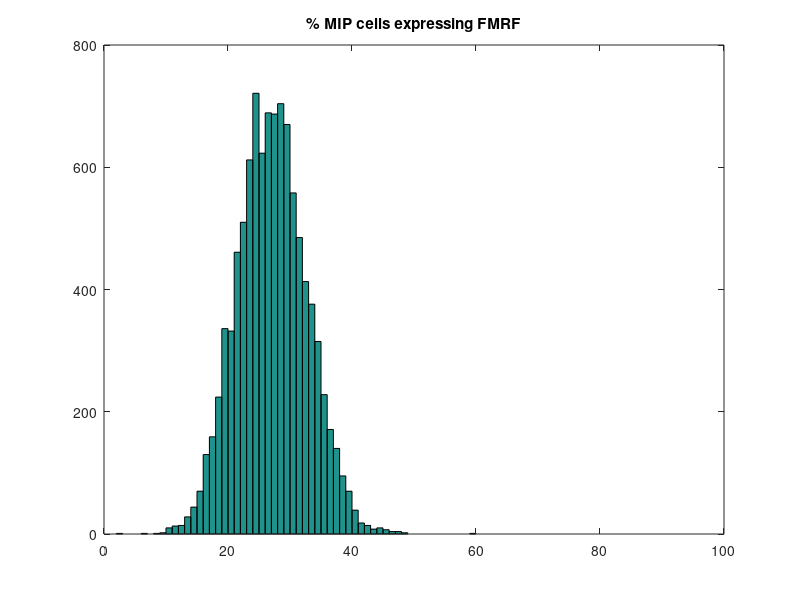
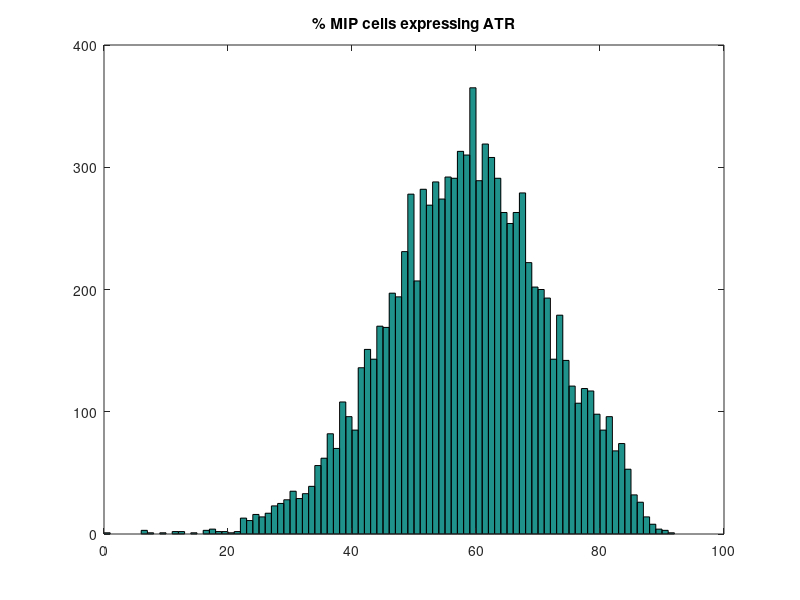
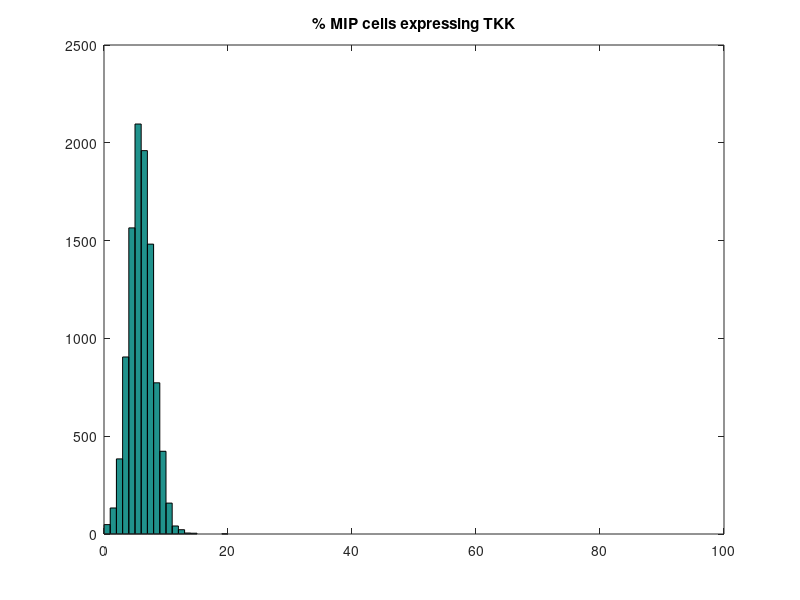
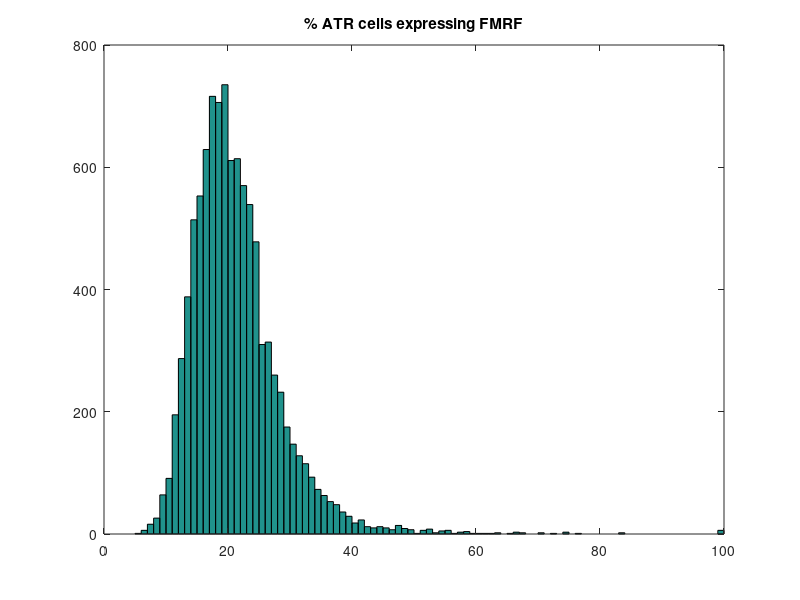

The MATLAB source for these figures, in order:
%% initialize
clear
h=waitbar(0,'Model running');
n_iteration=10000;

%% loop to get statistics
for i=1:n_iteration

    %% randomly determine the number of each cells based on mean and sd data
    n_tot=round(153 + (randn*6.609));
    
    n_mip=round(146.4167 + (randn*38.47));
    if n_mip>n_tot, n_mip=n_tot;end;
    if n_mip<0, n_mip=0;end;
    
    n_atr=round(92.03 + (randn*19.749));
    if n_atr>n_tot, n_atr=n_tot;end;
    if n_atr<0, n_atr=0;end;
    if n_atr>n_mip, n_atr=n_mip;end;
    
    n_tkk=round(9.166 + (randn*2.57));
    if n_tkk>n_tot, n_tkk=n_tot;end;
    if n_tkk<0, n_tkk=0;end;
    
    n_fmrf=round(41.38 + (randn*7.9));
    if n_fmrf>n_tot, n_fmrf=n_tot;end;
    if n_fmrf<0, n_fmrf=0;end;

    %% randomly assign the different cells "positiveness" to cell index
    bigM=zeros(n_tot,7);
    
    p_tkk=randperm(n_tot);
    bigM(p_tkk(1:n_tkk),5)=1;
      
    p_fmrf=randperm(n_tot);
    bigM(p_fmrf(1:n_fmrf),6)=1;
   
    p_mip=randperm(n_tot);
    bigM(p_mip(1:n_mip),3)=1;
    
  %% assumption of 43.59% of FMRF cells are ATRergic (this can be changed to reflect any co-expression relationship 
  %%that you want to specify as a 'rule'
    ind_fmrf=p_fmrf(1:n_fmrf);
    ind_sh=randperm(length(ind_fmrf));
    ind_fmrf_atr=ind_fmrf(ind_sh(1:round(length(ind_sh)*.4359)));
    bigM(ind_fmrf_atr,4)=1;
    
    % distribute the rest of the ATRergic cells among the non_FMRF cells
    indXX=find(bigM(:,4)==1);
    n_atr_rest=n_atr-length(indXX);
    
    ind=find(bigM(:,6)==0);
    p=randperm(length(ind));
    
    try,
        bigM(ind(p(1:n_atr_rest)),4)=1;
    catch
        if n_atr_rest>length(p),n_atr_rest=length(p);end
        if n_atr_rest<length(p),n_atr_rest=0;end
        bigM(ind(p(1:n_atr_rest)),4)=1;
    end
    
    tot_atr_cells(i)=length(find(bigM(:,4)==1));
    
    
    
    %% create a "neuropeptidergic" column
    bigM(:,7)=sum(bigM(:,2:6),2);

    ind=find(bigM(:,7)>1);
    bigM(ind,7)=1;

    %% count number of cells that express pairs of NT|NP
    
    n_tkk_n_fmrf(i)=length(find(bigM(:,5)>0 & bigM(:,6)>0));%%TKK 
    if n_tkk_n_fmrf(i)> n_tkk, n_tkk_n_fmrf(i)=n_tkk; end
    n_tkk_n_atr(i)=length(find(bigM(:,5)>0 & bigM(:,4)>0));
    if n_tkk_n_atr(i)> n_tkk, n_tkk_n_atr(i)=n_tkk; end
    n_tkk_n_mip(i)=length(find(bigM(:,5)>0 & bigM(:,3)>0));%%TKK
    if n_tkk_n_mip(i)> n_tkk, n_tkk_n_mip(i)=n_tkk; end

    n_mip_n_atr(i)=length(find(bigM(:,3)>0 & bigM(:,4)>0));%%MIP
    if n_mip_n_atr(i)> n_mip, n_mip_n_atr(i)=n_mip;end
    n_mip_n_tkk(i)=length(find(bigM(:,3)>0 & bigM(:,5)>0));
    if n_mip_n_tkk(i)> n_mip, n_mip_n_tkk(i)=n_mip;end
    n_mip_n_fmrf(i)=length(find(bigM(:,3)>0 & bigM(:,6)>0)); 
    if n_mip_n_fmrf(i)> n_mip, n_mip_n_fmrf(i)=n_mip;end %%MIP
    
    
    %%ATR
    n_atr_n_tkk(i)=length(find(bigM(:,4)>0 & bigM(:,5)>0));
    if n_atr_n_tkk(i)> n_atr, n_atr_n_tkk(i)=n_atr;end
	n_atr_n_fmrf(i)=length(find(bigM(:,4)>0 & bigM(:,6)>0));
    if n_atr_n_fmrf(i)> n_atr, n_atr_n_fmrf(i)=n_atr;end
    n_atr_n_mip(i)=length(find(bigM(:,4)>0 & bigM(:,3)>0));
    if n_atr_n_mip(i)> n_atr, n_atr_n_mip(i)=n_atr;end
    %%ATR
    
    %%FMRF
    n_fmrf_n_mip(i)=length(find(bigM(:,6)>0 & bigM(:,3)>0));
    if n_fmrf_n_mip(i) > n_fmrf, n_fmrf_n_mip(i)=n_fmrf; end
    n_fmrf_n_atr(i)=length(find(bigM(:,6)>0 & bigM(:,4)>0));
    if n_fmrf_n_atr(i) > n_fmrf, n_fmrf_n_atr(i)=n_fmrf; end
    n_fmrf_n_tkk(i)=length(find(bigM(:,6)>0 & bigM(:,5)>0));%%FMRF
    if n_fmrf_n_tkk(i) > n_fmrf, n_fmrf_n_tkk(i)=n_fmrf; end
    
    %% calculate percentage of X cells that express Y
    
    p_mip_thatHas_fmrf(i)=n_mip_n_fmrf(i)/n_mip;%%for MIP
    p_mip_thatHas_atr(i)=n_mip_n_atr(i)/n_mip;
    p_mip_thatHas_tkk(i)=n_mip_n_tkk(i)/n_mip;%%for MIP
    
    p_tkk_thatHas_fmrf(i)=n_tkk_n_fmrf(i)/n_tkk;%%for TKK
    p_tkk_thatHas_atr(i)=n_tkk_n_atr(i)/n_tkk;
    p_tkk_thatHas_mip(i)=n_tkk_n_mip(i)/n_tkk;%%for TKK
    
    p_atr_thatHas_fmrf(i)=n_atr_n_fmrf(i)/n_atr;%%for ATR
    p_atr_thatHas_tkk(i)=n_atr_n_tkk(i)/n_atr;
    p_atr_thatHas_mip(i)=n_atr_n_mip(i)/n_atr;%%for ATR
    
    p_fmrf_thatHas_tkk(i)=n_fmrf_n_tkk(i)/n_fmrf;%%for FMRF
    p_fmrf_thatHas_atr(i)=n_fmrf_n_atr(i)/n_fmrf;
    p_fmrf_thatHas_mip(i)=n_fmrf_n_mip(i)/n_fmrf;%%for FMRF
    
    
   waitbar(i/n_iteration,h);
    
end; 

%% plotting n amount of cells that co-express each pairwise combination

%%figure;hist(n_mip_n_atr,[0.5:max(n_mip_n_atr)]);title('n_mip_n_atr');%%MIP
%%figure;hist(n_mip_n_tkk,[0.5:max(n_mip_n_tkk)]);title('n_mip_n_tkk');
%%figure;hist(n_mip_n_fmrf,[0.5:max(n_mip_n_fmrf)]);title('n_mip_n_fmrf');
%%figure;hist(n_mip_n_ast,[0.5:max(n_mip_n_ast)]);title('n_mip_n_ast');%%MIP

%%figure;hist(n_ast_n_atr,[0.5:max(n_ast_n_atr)]);title('n_ast_n_atr');%%AST
%%figure;hist(n_ast_n_tkk,[0.5:max(n_ast_n_tkk)]);title('n_ast_n_tkk');
%%figure;hist(n_ast_n_fmrf,[0.5:max(n_ast_n_fmrf)]);title('n_ast_n_fmrf');
%%figure;hist(n_ast_n_mip,[0.5:max(n_ast_n_mip)]);title('n_ast_n_mip');%%AST

%%figure;hist(n_tkk_n_fmrf,[0.5:max(n_tkk_n_fmrf)]);title('n_tkk_n_fmrf');%%TKK
%%figure;hist(n_tkk_n_atr,[0.5:max(n_tkk_n_atr)]);title('n_tkk_n_atr');
%%figure;hist(n_tkk_n_ast,[0.5:max(n_tkk_n_ast)]);title('n_tkk_n_ast');
%%figure;hist(n_tkk_n_mip,[0.5:max(n_tkk_n_mip)]);title('n_tkk_n_mip');%%TKK

%%figure;hist(n_atr_n_tkk,[0.5:max(n_atr_n_tkk)]);title('n_atr_n_tkk');%%ATR
%%figure;hist(n_atr_n_fmrf,[0.5:max(n_atr_n_fmrf)]);title('n_atr_n_fmrf');
%%figure;hist(n_atr_n_ast,[0.5:max(n_atr_n_ast)]);title('n_atr_n_ast');
%%figure;hist(n_atr_n_mip,[0.5:max(n_atr_n_mip)]);title('n_atr_n_mip');%%ATR

%%figure;hist(n_fmrf_n_tkk,[0.5:max(n_fmrf_n_tkk)]);title('n_fmrf_n_tkk');%%FMRF
%%figure;hist(n_fmrf_n_atr,[0.5:max(n_fmrf_n_atr)]);title('n_fmrf_n_atr');
%%figure;hist(n_fmrf_n_ast,[0.5:max(n_fmrf_n_ast)]);title('n_fmrf_n_ast');
%%figure;hist(n_fmrf_n_mip,[0.5:max(n_fmrf_n_mip)]);title('n_fmrf_n_mip');%%FMRF

%% plotting percentage of cells that co-express each pairwise combination of neuropeptides
figure;hist(p_mip_thatHas_fmrf.*100,[0.5:99.5]);title('% MIP cells expressing FMRF');%%MIP
figure;hist(p_mip_thatHas_atr.*100,[0.5:99.5]);title('% MIP cells expressing ATR');
figure;hist(p_mip_thatHas_tkk.*100,[0.5:99.5]);title('% MIP cells expressing TKK');%%MIP

figure;hist(p_atr_thatHas_fmrf.*100,[0.5:99.5]);title('% ATR cells expressing FMRF');%%ATR
figure;hist(p_atr_thatHas_mip.*100,[0.5:99.5]);title('% ATR cells expressing MIP');
figure;hist(p_atr_thatHas_tkk.*100,[0.5:99.5]);title('% ATR cells expressing TKK');%%ATR

figure;hist(p_tkk_thatHas_fmrf.*100,[0.5:99.5]);title('% TKK cells expressing FMRF');%%TKK
figure;hist(p_tkk_thatHas_mip.*100,[0.5:99.5]);title('% TKK cells expressing MIP');
figure;hist(p_tkk_thatHas_atr.*100,[0.5:99.5]);title('% TKK cells expressing ATR');%%TKK

figure;hist(p_fmrf_thatHas_tkk.*100,[0.5:99.5]);title('% FMRF cells expressing TKK');%%FMRF
figure;hist(p_fmrf_thatHas_mip.*100,[0.5:99.5]);title('% FMRF cells expressing MIP');
figure;hist(p_fmrf_thatHas_atr.*100,[0.5:99.5]);title('% FMRF cells expressing ATR');%%FMRF

close(h);

save FMRF_ATR.mat
%% the averaging script can be used to determine the average % co-expression and standard deviation of every pairwise 
%%co-expression relationship
